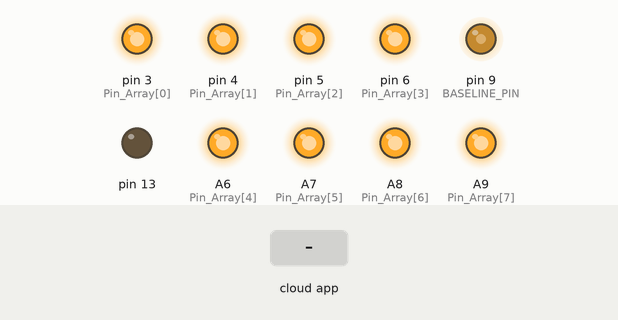
A sketch run on a simulated Teensy 4. Shown: output pins drawn as LEDs (lit = HIGH). The test bench sets the inputs (shaded band). The ROS host is connected and sends only what is stated.

Above: at 1.2 s.
1.3 s: the phone or cloud app sets ThrusterStates to 0
At 1.8 s:
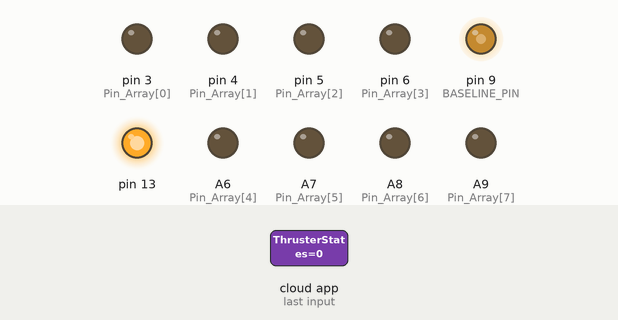
2.8 s: the phone or cloud app sets ThrusterStates to 45
At 4.0 s:
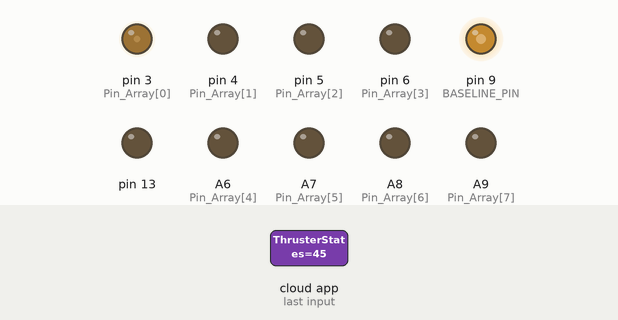
4.3 s: the phone or cloud app sets ThrusterStates to 90
At 5.3 s:
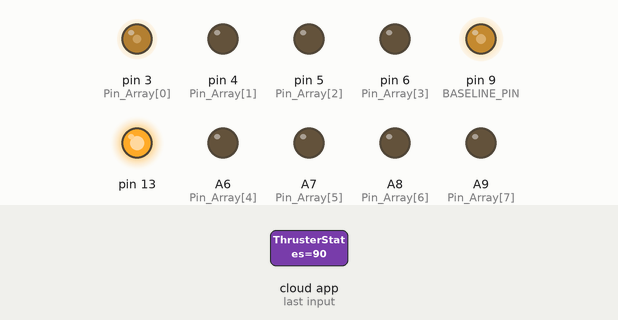
5.8 s: the phone or cloud app sets ThrusterStates to 180
At 6.4 s:
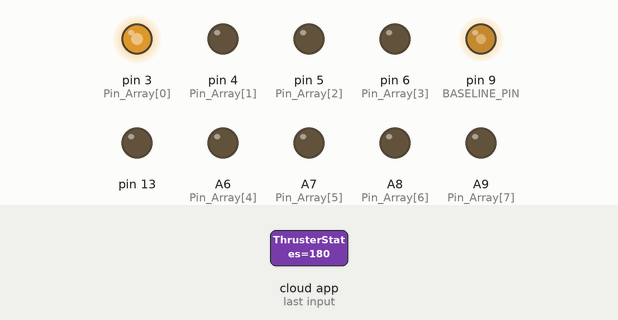
7.3 s: the phone or cloud app sets ThrusterStates to 45
At 8.5 s:
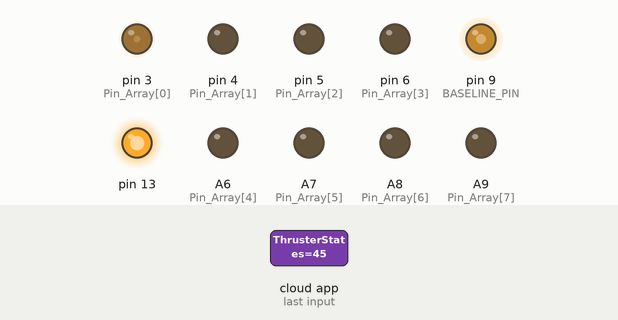
8.8 s: the phone or cloud app sets ThrusterStates to 0
At 9.9 s:
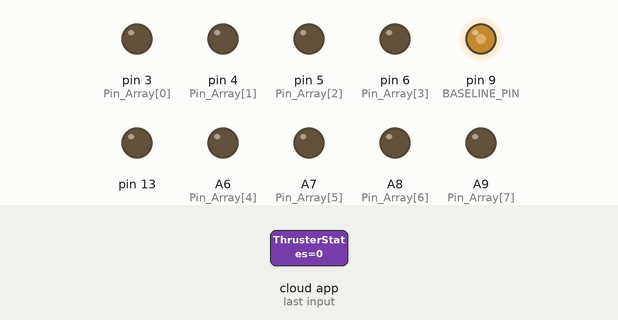
Timing chart, 0 to 11.3 s (numbered marks = the images above; inputs shaded):
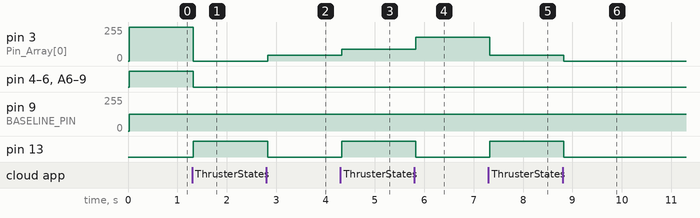

The sketch:

ThrusterBoard_Teensy_Sketch.ino
```cpp
//#include <ArduinoTcpHardware.h>
//#include <ArduinoHardware.h>
#include <ros.h>
#include <std_msgs/UInt64.h>

//this just needs to be declared before anything else because reasons
ros::NodeHandle nh;

//~~~~~~~~~~~~~~~~~~~~~~~~~~~~~~~~~~~~~~~~~~~~~~~~~~~~~~~~~~~~~~~~~~~~~~~~~~~~~~~~~~~~~~~~~~~~~~~~~~~~~~~~~~~~~~~~~~~~~~~~~~~~~~~~~~~~~~~~~~~~~~~~~~~~~~~~~~~~~~~~~~~~
//STRUCT DEFINITIONS

//Thruster struct
typedef struct Thruster {
  unsigned char duty_cycle = 255; //baseline = off; 0 = led1 on; 2*baseline = led2 on;
  unsigned char pin;
}thruster;

//Task struct
typedef struct Tasks {
  int state = 0;
  unsigned long period = 0;
  unsigned long elapsed_time = 0;
  int (*TickFct)(int);
  bool Active = true;
} task;
//~~~~~~~~~~~~~~~~~~~~~~~~~~~~~~~~~~~~~~~~~~~~~~~~~~~~~~~~~~~~~~~~~~~~~~~~~~~~~~~~~~~~~~~~~~~~~~~~~~~~~~~~~~~~~~~~~~~~~~~~~~~~~~~~~~~~~~~~~~~~~~~~~~~~~~~~~~~~~~~~~~~~
//GLOBAL VARIABLES

int global_period = 25000;
IntervalTimer myTimer;

thruster BASELINE;
char BASELINE_PIN = 9;
char BASELINE_VAL = 125;

thruster Thruster_Array[8];
int Pin_Array[8] = {3,4,5,6,20,21,22,23};

const unsigned char  tasks_size = 2;
task Tasks[tasks_size];

  /* THRUSTER ARRAY MAP
    front
    ____
(0)|    |(7)
(1)|    |(6)
(2)|    |(5)
(3)|____|(4)
    back


  UInt64 (unsigned 64bit int) [8][8][8][8][8][8][8][8] < 64bit int
  partitioned such that       [7][6][5][4][3][2][1][0] < thruster array
  */
//~~~~~~~~~~~~~~~~~~~~~~~~~~~~~~~~~~~~~~~~~~~~~~~~~~~~~~~~~~~~~~~~~~~~~~~~~~~~~~~~~~~~~~~~~~~~~~~~~~~~~~~~~~~~~~~~~~~~~~~~~~~~~~~~~~~~~~~~~~~~~~~~~~~~~~~~~~~~~~~~~~~~
//ROS stuff

//init ros 8bit int array variable
std_msgs::UInt64 arr_msg;

//runs after PollSubscribers causes the subscriber to spinonce()
//bitmasks arr_msg
//each pin's PWM can be changed separately
void TSubCB(const std_msgs::UInt64& arr_msg) {
  unsigned char i;
  unsigned long long temp = arr_msg.data;
  for (i = 0; i < 8; i++) {
    temp = arr_msg.data;
    Thruster_Array[i].duty_cycle = ( (temp >> (8*i)) &0xFF );
  }
  Tasks[1].Active = true;
  digitalWrite(13,HIGH-digitalRead(13));
}

//init ROS subscriber to subscribe to node "ThrusterStates" and run TSubCB after it polls
ros::Subscriber<std_msgs::UInt64> TSub("ThrusterStates", &TSubCB);
//~~~~~~~~~~~~~~~~~~~~~~~~~~~~~~~~~~~~~~~~~~~~~~~~~~~~~~~~~~~~~~~~~~~~~~~~~~~~~~~~~~~~~~~~~~~~~~~~~~~~~~~~~~~~~~~~~~~~~~~~~~~~~~~~~~~~~~~~~~~~~~~~~~~~~~~~~~~~~~~~~~~~
void setup() {
  pinMode(13, OUTPUT);
  nh.initNode();
  nh.subscribe(TSub);
  unsigned char i = 0;

  //init pin_array as output, BASELINE_PIN output, A9 input
  for(i = 0; i < 8; i++) {
    pinMode(Pin_Array[i],OUTPUT);
  }
    pinMode(BASELINE_PIN, OUTPUT);


  //init thruster array with pin values
  for (i = 0; i < 8; i++) {
    Thruster_Array[i].pin = Pin_Array[i];
  }
  //init BASELINE values
  BASELINE.pin = BASELINE_PIN;
  BASELINE.duty_cycle = BASELINE_VAL;

  //init tasks

  Tasks[0].state = 0;
  Tasks[0].period = global_period;
  Tasks[0].elapsed_time = 0;
  Tasks[0].TickFct = &PollSubscribers;
  Tasks[0].Active = true;//always happening, but run once on startup

  //OutputPWM (triggered SM)
  Tasks[1].state = 0;
  Tasks[1].period = 0;
  Tasks[1].elapsed_time = 0;
  Tasks[1].TickFct = &OutputPWM;
  Tasks[1].Active = true;//will need to be triggered, but run once on startup

  /* subscribes to jetson PWM commands and updates Thruster objects accordingly
  Tasks[1].state = 0;
  Tasks[1].period = 0; //triggered SM
  Tasks[1].elapsed_time = 0;
  Tasks[1].TickFct = &UpdateThrusters;
 */

  //init PWMs at baseline(LEDS off)
  /*
  for (i = 0; i < 8; i++){
  analogWrite(Thruster_Array[i].pin, BASELINE_VAL);
  }
  analogWrite(BASELINE.pin, BASELINE_VAL);
  */

  //begin timer at the end of setup
  myTimer.begin(Scheduler, global_period); //begin scheduler

}
//~~~~~~~~~~~~~~~~~~~~~~~~~~~~~~~~~~~~~~~~~~~~~~~~~~~~~~~~~~~~~~~~~~~~~~~~~~~~~~~~~~~~~~~~~~~~~~~~~~~~~~~~~~~~~~~~~~~~~~~~~~~~~~~~~~~~~~~~~~~~~~~~~~~~~~~~~~~~~~~~~~~~
//runs every global_period
//just a scheduler
void Scheduler(){
  unsigned char i;
  for (i = 0; i < tasks_size; i++){
    if (Tasks[i].Active) {
      if (Tasks[i].elapsed_time >= Tasks[i].period) {
        Tasks[i].state = Tasks[i].TickFct(Tasks[i].state);
        Tasks[i].elapsed_time = 0;
      }
      Tasks[i].elapsed_time += global_period;
    }
  }
  //digitalWrite(13,HIGH-digitalRead(13));
}

//~~~~~~~~~~~~~~~~~~~~~~~~~~~~~~~~~~~~~~~~~~~~~~~~~~~~~~~~~~~~~~~~~~~~~~~~~~~~~~~~~~~~~~~~~~~~~~~~~~~~~~~~~~~~~~~~~~~~~~~~~~~~~~~~~~~~~~~~~~~~~~~~~~~~~~~~~~~~~~~~~~~~
//updates PWMs
//Triggered SM, trigger is in TSubCB()
int OutputPWM(int state) {
 unsigned char i;
  for (i = 0; i < 8; i++) {
   analogWrite(Thruster_Array[i].pin, Thruster_Array[i].duty_cycle);
  }

  //update BASELINE pwm (but like... when would you want to?)
  analogWrite(BASELINE.pin, BASELINE.duty_cycle);
  Tasks[1].Active = false;

  //digitalWrite(13,HIGH);
  return 0;

}

//~~~~~~~~~~~~~~~~~~~~~~~~~~~~~~~~~~~~~~~~~~~~~~~~~~~~~~~~~~~~~~~~~~~~~~~~~~~~~~~~~~~~~~~~~~~~~~~~~~~~~~~~~~~~~~~~~~~~~~~~~~~~~~~~~~~~~~~~~~~~~~~~~~~~~~~~~~~~~~~~~~~~
//poll ROS subcribers
int PollSubscribers(int state){
  nh.spinOnce();
  return 0;

}

void loop() {}
```

Measured:
- after the input at 1.3 s, pin 3 (Pin_Array[0]): 255/255 → 0/255 at once; pin 4 (Pin_Array[1]), pin 5 (Pin_Array[2]), pin 6 (Pin_Array[3]), A6 (Pin_Array[4]), A7 (Pin_Array[5]), A8 (Pin_Array[6]), A9 (Pin_Array[7]): HIGH → LOW at once; pin 13: LOW → HIGH at once
- after the input at 2.8 s, pin 3 (Pin_Array[0]): 0/255 → 45/255 at once; pin 13: HIGH → LOW at once
- after the input at 4.3 s, pin 3 (Pin_Array[0]): 45/255 → 90/255 at once; pin 13: LOW → HIGH at once
- after the input at 5.8 s, pin 3 (Pin_Array[0]): 90/255 → 180/255 at once; pin 13: HIGH → LOW at once
- after the input at 7.3 s, pin 3 (Pin_Array[0]): 180/255 → 45/255 at once; pin 13: LOW → HIGH at once
- after the input at 8.8 s, pin 3 (Pin_Array[0]): 45/255 → 0/255 at once; pin 13: HIGH → LOW at once
